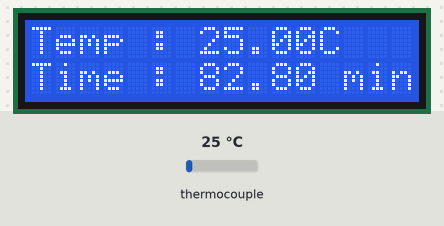
The sketch below on a simulated ESP32. Shown: 16×2 character LCD. The test bench sets the inputs (shaded band); at power-on: thermocouple 25 °C. WiFi joins after 1.5 s; servers stay silent unless stated; what the sketch prints to the serial monitor is not drawn.

Above: at 2.7 s.
2.8 s: thermocouple set to 116 °C
At 4.8 s:
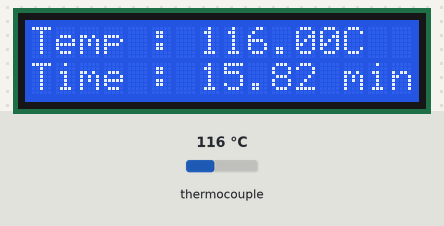
5.9 s: thermocouple set to 123 °C
At 6.6 s:
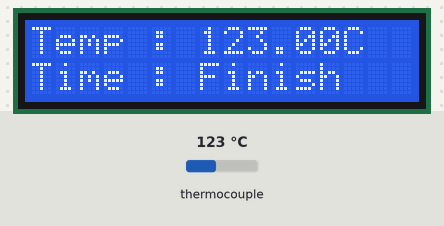
9.0 s: thermocouple set to 6 °C
At 11.4 s:
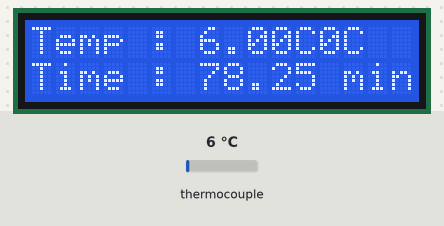
Timing chart, 0 to 12.9 s (numbered marks = the images above; inputs shaded):
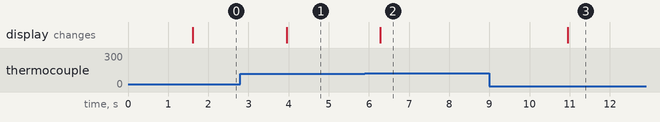

The sketch:

esp32ML.ino
```cpp
#include <max6675.h>
#include <WiFi.h>
#include <Wire.h>
#include <LiquidCrystal_I2C.h>
#include <FirebaseESP32.h> // Memasukkan Library Firebase ESP32

// Provide the token generation process info.
#include "addons/TokenHelper.h"

// Provide the RTDB payload printing info and other helper functions.
#include "addons/RTDBHelper.h"

// #define WIFI_SSID "OldCity_Fam_plus"
// #define WIFI_PASSWORD "Ppopoopo12Zxx"

// #define WIFI_SSID "pengungsian"
// #define WIFI_PASSWORD "awasadabolu"

#define WIFI_SSID "reca"
#define WIFI_PASSWORD "password"

// #define WIFI_SSID "Redmi A1"
// #define WIFI_PASSWORD "cobainkak"

// Insert Firebase project API Key
#define API_KEY "AIzaSyDByniTMlVXLBN9puuef9n_e8fX1svB7ss"

// Insert RTDB URLefine the RTDB URL
#define DATABASE_URL "https://bara-database-default-rtdb.asia-southeast1.firebasedatabase.app/"

// Inisialisasi objek LCD dengan alamat I2C 0x27, 16 kolom, dan 2 baris
LiquidCrystal_I2C lcd(0x27, 16, 2);

// Definisi pin untuk sensor suhu MAX6675 di ESP32
#define SCK 5
#define CS 18
#define SO 19

// Inisialisasi objek MAX6675
MAX6675 thermocouple(SCK, CS, SO);

// Define Firebase Data object.
FirebaseData fbdo;

// Define firebase authentication.
FirebaseAuth auth;

// Define firebase configuration.
FirebaseConfig config;

// Millis variable to send/store data to firebase database.
unsigned long sendDataPrevMillis = 0;

// Boolean variable for sign in status.
bool signupOK = false;

void setup() {
  Serial.begin(115200);

  // Mulai LCD
  lcd.init();
  lcd.backlight();

  // Tampilkan pesan awal di LCD
  lcd.print("Connecting");

  WiFi.begin(WIFI_SSID, WIFI_PASSWORD);
  Serial.print("Connecting to Wi-Fi");
  while (WiFi.status() != WL_CONNECTED) {
    Serial.print(".");
    delay(300);
  }
  Serial.println();
  Serial.print("Connected with IP: ");
  Serial.println(WiFi.localIP());
  Serial.println();

  // Clear the initial message
  lcd.clear();

  // Assign the api key (required)
  config.api_key = API_KEY;

  // Assign the RTDB URL (required)
  config.database_url = DATABASE_URL;

  // Sign up
  if (Firebase.signUp(&config, &auth, "", "")) {
    Serial.println("ok");
    signupOK = true;
  } else {
    Serial.printf("%s\n", config.signer.signupError.message.c_str());//menampilkan pesan kesalahan pendaftaran yang disimpan dalam objek config
  }

  config.token_status_callback = tokenStatusCallback;
  Firebase.begin(&config, &auth);
  Firebase.reconnectWiFi(true);
}

void loop() {
  if (Firebase.ready() && signupOK && (millis() - sendDataPrevMillis > 200 || sendDataPrevMillis == 0)) { //memperbarui waktu terakhir kali data dikirim, yang digunakan untuk menghitung waktu interval pengiriman berikutnya.
    sendDataPrevMillis = millis();

    // Baca suhu dari sensor MAX6675
    float temperature = thermocouple.readCelsius();

    // Koefisien polinomial
    float weight_x10 = -3.027154768823266e-16;
    float weight_x9 = 1.4821485582020052e-13;
    float weight_x8 = -2.8575840957978992e-11;
    float weight_x7 = 2.709176396087686e-09;
    float weight_x6 = -1.263056173780334e-07;
    float weight_x5 = 2.318137574234441e-06;
    float weight_x4 = 1.4790077371335862e-07;
    float weight_x3 = 5.34117044842422e-09;
    float weight_x2 = 1.3569687512139095e-10;
    float weight_x1 = 9.488204883082852e-09;
    float bias = 78.2335622527153;

    // Hitung waktu yang tersisa berdasarkan persamaan polinomial
    float remainingTime = weight_x10 * pow(temperature, 10) +
                          weight_x9 * pow(temperature, 9) +
                          weight_x8 * pow(temperature, 8) +
                          weight_x7 * pow(temperature, 7) +
                          weight_x6 * pow(temperature, 6) +
                          weight_x5 * pow(temperature, 5) +
                          weight_x4 * pow(temperature, 4) +
                          weight_x3 * pow(temperature, 3) +
                          weight_x2 * pow(temperature, 2) +
                          weight_x1 * temperature +
                          bias;

    // Tampilkan suhu di LCD
    lcd.setCursor(0, 0);
    lcd.print("Temp : ");
    lcd.print(temperature);
    lcd.print("C");

    // Tampilkan durasi di LCD
    lcd.setCursor(0, 1);
    lcd.print("Time : ");
    if (temperature > 120 || remainingTime <= 0) {
      lcd.print("Finish      "); // Tambahkan spasi untuk menimpa karakter sebelumnya
    } else {
      lcd.print(remainingTime);
      lcd.print(" minutes  "); // Tambahkan spasi untuk menimpa karakter sebelumnya
    }

    // Print suhu dan durasi ke Serial Monitor
    Serial.print("Temp: ");
    Serial.print(temperature);
    Serial.print(" C, Time Predict: ");
    if (temperature > 120 || remainingTime <= 0) {
      Serial.println("Finish");
    } else {
      Serial.print(remainingTime);
      Serial.println(" minutes");
    }

    delay(2000);

    // Use Firebase.RTDB directly
    if (Firebase.setFloat(fbdo, "ESP32/Temp", temperature)) {
      Serial.println();
      Serial.print(temperature);
      Serial.print("- successfully saved to: " + fbdo.dataPath());
      Serial.println(" (" + fbdo.dataType() + ")");
    } else {
      Serial.println("FAILED: " + fbdo.errorReason());
    }

    String timeStr = (temperature > 120 || remainingTime <= 0) ? "Finish" : String(remainingTime) + " minutes";

    if (Firebase.setString(fbdo, "ESP32/Time", timeStr)) {
      Serial.println();
      Serial.print(timeStr);
      Serial.print("- successfully saved to: " + fbdo.dataPath());
      Serial.println(" (" + fbdo.dataType() + ")");
    } else {
      Serial.println("FAILED: " + fbdo.errorReason());
    }
  }
}
```

Measured:
- the behaviour switches between 120 and 121 °C on thermocouple (found by bisection; images 1 and 2)
- after the input at 2.8 s, the display: changes after 1.1 s (image 1)
- after the input at 5.9 s, the display: changes after 0.38 s (image 2)
- after the input at 9.0 s, the display: changes after 1.9 s (image 3)
